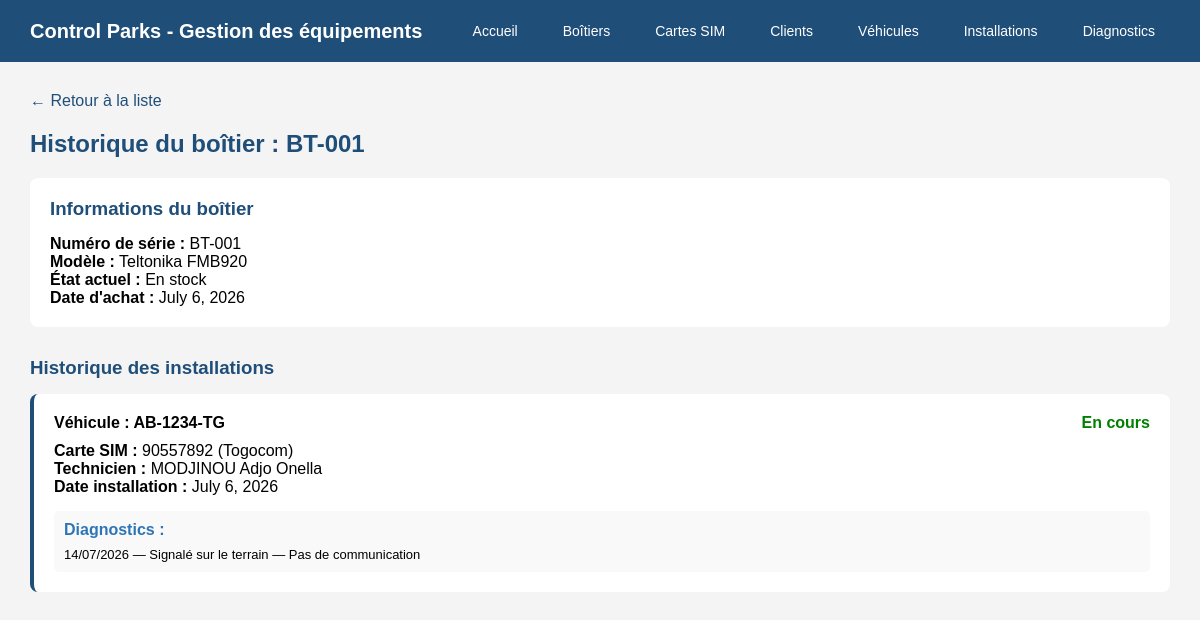
/boitiers/2/historique/, run on the app's committed database.
### equipements/models.py (models this page shows, shortened)
class Boitier(models.Model):
    ETAT_CHOICES = [
        ("stock", "En stock"),
        ("installe", "Installé"),
        ("panne", "En panne"),
        ("retire", "Retiré"),
    ]
    numero_serie = models.CharField(max_length=100, unique=True)
    modele = models.ForeignKey(ModeleBoitier, on_delete=models.PROTECT, related_name="boitiers")
    date_achat = models.DateField(null=True, blank=True)
    etat = models.CharField(max_length=20, choices=ETAT_CHOICES, default="stock")

class ModeleBoitier(models.Model):
    nom = models.CharField(max_length=100, unique=True)
    description = models.TextField(blank=True)
    def __str__(self):
        return self.nom

class Installation(models.Model):
    boitier = models.ForeignKey(Boitier, on_delete=models.PROTECT, related_name="installations")
    carte_sim = models.ForeignKey(CarteSIM, on_delete=models.PROTECT, related_name="installations")
    vehicule = models.ForeignKey(Vehicule, on_delete=models.PROTECT, related_name="installations")
    technicien = models.ForeignKey(Technicien, on_delete=models.PROTECT, related_name="installations")
    date_installation = models.DateField()
    date_desinstallation = models.DateField(null=True, blank=True)
    commentaire = models.TextField(blank=True)
    class Meta:
        ordering = ["-date_installation"]

class Vehicule(models.Model):
    plaque = models.CharField(max_length=20, unique=True)
    marque = models.CharField(max_length=100, blank=True)
    modele = models.CharField(max_length=100, blank=True)
    client = models.ForeignKey(Client, on_delete=models.SET_NULL, null=True, related_name="vehicules")
    def __str__(self):
        return self.plaque

class CarteSIM(models.Model):
    ETAT_CHOICES = [
        ("active", "Active"),
        ("suspendue", "Suspendue"),
        ("resiliee", "Résiliée"),
    ]
    numero_telephone = models.CharField(max_length=30, unique=True)
    operateur = models.ForeignKey(Operateur, on_delete=models.PROTECT, related_name="cartes_sim")
    etat = models.CharField(max_length=20, choices=ETAT_CHOICES, default="active")
    date_activation = models.DateField(null=True, blank=True)
    def __str__(self):
        return f"{self.numero_telephone} ({self.operateur})"

class Operateur(models.Model):
    nom = models.CharField(max_length=50, unique=True)
    def __str__(self):
        return self.nom

class Technicien(models.Model):
    nom = models.CharField(max_length=100)
    prenom = models.CharField(max_length=100, blank=True)
    telephone = models.CharField(max_length=50, blank=True)
    email = models.CharField(max_length=150, blank=True)
    mot_de_passe = models.CharField(max_length=255, blank=True)
    est_administrateur = models.BooleanField(default=False)
    def __str__(self):
        return f"{self.nom} {self.prenom}"

class Diagnostic(models.Model):
    ORIGINE_CHOICES = [
        ("terrain", "Signalé sur le terrain"),
        ("atelier", "Découvert en atelier"),
    ]
    installation = models.ForeignKey(Installation, on_delete=models.CASCADE, related_name="diagnostics")
    defauts = models.ManyToManyField(TypeDefaut, related_name="diagnostics")
    origine = models.CharField(max_length=20, choices=ORIGINE_CHOICES, default="terrain")
    commentaire = models.TextField(blank=True)
    date_signalement = models.DateTimeField(auto_now_add=True)
    signale_par = models.ForeignKey(Technicien, on_delete=models.SET_NULL, null=True, related_name="diagnostics_signales")

class TypeDefaut(models.Model):
    libelle = models.CharField(max_length=150, unique=True)

### equipements/views.py (the view)
# urls.py: path('boitiers/<int:id>/historique/', views.historique_boitier, name='historique_boitier'),
def historique_boitier(request, id):
    boitier = Boitier.objects.get(id=id)
    installations = Installation.objects.filter(boitier=boitier)
    return render(request, 'equipements/boitiers/historique.html', {
        'boitier': boitier,
        'installations': installations,
    })

### equipements/templates/equipements/boitiers/historique.html (shortened to what this page needs)
{% extends 'equipements/base.html' %}
{% block content %}
<a href="/boitiers/" class="retour">← Retour à la liste</a>
<h2>Historique du boîtier : {{ boitier.numero_serie }}</h2>
<div style="background: white; border-radius: 8px; padding: 20px; margin-bottom: 30px;">
    <h3 style="color: #1F4E79; margin-bottom: 15px;">Informations du boîtier</h3>
    <p><strong>Numéro de série :</strong> {{ boitier.numero_serie }}</p>
    <p><strong>Modèle :</strong> {{ boitier.modele }}</p>
    <p><strong>État actuel :</strong> {{ boitier.get_etat_display }}</p>
    <p><strong>Date d'achat :</strong> {{ boitier.date_achat }}</p>
</div>
<h3 style="color: #1F4E79; margin-bottom: 15px;">Historique des installations</h3>
{% if installations %}
{% for installation in installations %}
<div style="background: white; border-radius: 8px; padding: 20px; margin-bottom: 20px; border-left: 4px solid #1F4E79;">
    <div style="display: flex; justify-content: space-between; margin-bottom: 10px;">
        <strong>Véhicule : {{ installation.vehicule }}</strong>
        <span class="{% if installation.date_desinstallation %}statut-termine{% else %}statut-encours{% endif %}">
            {% if installation.date_desinstallation %}Terminée{% else %}En cours{% endif %}
        </span>
    </div>
    <p><strong>Carte SIM :</strong> {{ installation.carte_sim }}</p>
    <p><strong>Technicien :</strong> {{ installation.technicien }}</p>
    <p><strong>Date installation :</strong> {{ installation.date_installation }}</p>
    {% if installation.diagnostics.all %}
    <div style="margin-top: 15px; background: #f9f9f9; border-radius: 5px; padding: 10px;">
        <strong style="color: #2E75B6;">Diagnostics :</strong>
        {% for diagnostic in installation.diagnostics.all %}
        <div style="margin-top: 8px; font-size: 13px;">
            <span>{{ diagnostic.date_signalement|date:"d/m/Y" }}</span> —
            <span>{{ diagnostic.get_origine_display }}</span> —
            <span>
                {% for defaut in diagnostic.defauts.all %}
                    {{ defaut.libelle }}{% if not forloop.last %}, {% endif %}
                {% endfor %}
            </span>
        </div>
        {% endfor %}
    </div>
    {% endif %}
</div>
{% endfor %}
{% else %}
<p style="color: #999;">Aucune installation enregistrée pour ce boîtier.</p>
{% endif %}
{% endblock %}

### equipements/templates/equipements/base.html (shortened to what this page needs)
<!DOCTYPE html>
<html lang="fr">
<head>
</head>
<body>
    <div class="navbar">
        <h1>Control Parks - Gestion des équipements</h1>
 <div class="nav-links">
    <a href="/">Accueil</a>
    <a href="/boitiers/">Boîtiers</a>
    <a href="/sims/">Cartes SIM</a>
    <a href="/clients/">Clients</a>
    <a href="/vehicules/">Véhicules</a>
    <a href="/installations/">Installations</a>
    <a href="/diagnostics/">Diagnostics</a>
</div>
    </div>
    <div class="container">
        {% block content %}
        {% endblock %}
    </div>
</body>
</html>

### equipements/templates/equipements/base.html (style rules this page uses)
* { margin: 0; padding: 0; box-sizing: border-box; }
body { font-family: Arial, sans-serif; background-color: #f4f4f4; }
.navbar { background-color: #1F4E79; color: white; padding: 15px 30px; display: flex; align-items: center; justify-content: space-between; }
.navbar h1 { font-size: 20px; }
.nav-links { display: flex; gap: 15px; }
.nav-links a { color: white; text-decoration: none; padding: 8px 15px; border-radius: 5px; font-size: 14px; }
.container { padding: 30px; }
h2 { color: #1F4E79; margin-bottom: 20px; }
.retour { display: inline-block; margin-bottom: 20px; color: #1F4E79; text-decoration: none; }
.statut-encours { color: green; font-weight: bold; }

### data on the page
Boitier: numero_serie "BT-001", modele "Teltonika FMB920", etat "En stock", date_achat "July 6, 2026"
Installation: vehicule "AB-1234-TG", shows "En cours", carte_sim "90557892 (Togocom)", technicien "MODJINOU Adjo Onella", date_installation "July 6, 2026"
Diagnostic: date_signalement "14/07/2026", origine "Signalé sur le terrain"
TypeDefaut: libelle "Pas de communication"
